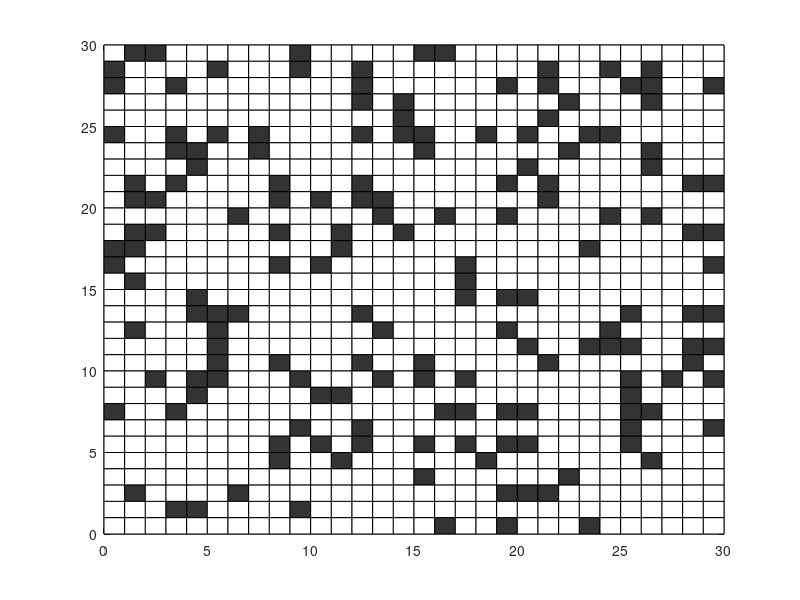

The MATLAB source for this figure: (Note: this script raises an error after producing the figure.)
clc
clear
close all
%% 1
load map.mat
%% 2
% G = readmatrix('map2.csv');
%% 3
% G= [         0 0 0 0 0 0 0 0 0 0 0 1 0 0 0 0 0 0 0 0
%              0 0 0 0 0 0 0 0 0 0 0 1 0 0 0 0 0 0 0 0
%              0 0 0 0 0 0 0 0 0 0 0 1 0 0 1 0 0 0 0 0
%              0 0 0 0 0 0 0 0 0 0 0 0 0 0 1 0 0 0 0 0
%              0 0 0 0 0 0 1 1 0 0 0 0 0 0 0 0 0 0 0 0
%              0 0 0 0 0 0 0 0 0 0 0 0 0 0 0 0 0 0 0 0
%              0 0 0 0 0 0 0 0 0 0 0 0 0 0 0 0 0 0 0 0
%              0 0 0 0 0 0 0 0 0 0 0 0 0 0 0 0 0 0 0 0
%              0 0 0 0 0 0 0 0 0 0 0 0 0 0 0 0 0 0 0 0
%              0 0 0 0 0 0 0 0 0 0 0 0 0 0 0 0 0 0 0 0
%              0 0 0 0 0 0 0 1 1 0 0 0 0 0 0 0 0 0 0 0 
%              0 0 0 0 0 0 0 1 1 0 0 0 1 1 1 1 0 0 0 0
%              0 0 0 0 0 0 0 1 1 0 0 0 1 1 1 1 0 0 0 0
%              0 0 0 0 0 0 0 0 0 0 0 0 1 1 1 1 0 0 0 0 
%              0 0 0 0 0 0 0 0 0 0 0 0 1 1 1 1 0 0 0 0 
%              0 0 0 0 0 0 0 0 0 0 0 0 0 0 0 0 0 0 0 0
%              0 0 0 0 0 1 0 0 0 0 0 0 0 0 0 0 0 0 0 0 
%              0 0 0 0 0 1 0 0 0 0 0 0 0 0 0 0 0 0 0 0 
%              0 0 0 0 0 1 0 0 0 0 0 0 0 0 0 0 0 0 0 0 
%              0 0 0 0 0 1 0 0 0 0 0 0 0 0 0 0 0 0 0 0 ] ;
%% 
MM = size(G,1);
Lgrid = 1;
m1 = MM;
n1 = MM;
h=rot90(abs(peaks(30)));%
start = [4,6];
 goal = [24,24];%

%% 初始化性能记录表
results = struct(...
    'Algorithm', {}, ...
    'Length',    {}, ...
    'Turns',     {}, ...
    'Time',      {});
%% 
figure(1);   
for i=1:MM
  for j=1:MM
  x1=(j-1)*Lgrid;y1=(MM-i)*Lgrid; 
  x2=j*Lgrid;y2=(MM-i)*Lgrid; 
  x3=j*Lgrid;y3=(MM-i+1)*Lgrid; 
  x4=(j-1)*Lgrid;y4=(MM-i+1)*Lgrid; 
    if G(i,j)==1 %栅格填充颜色，四个顶点坐标
        fill([x1,x2,x3,x4],[y1,y2,y3,y4],[0.2,0.2,0.2]); hold on %栅格为1，填充为黑色【R,G,B】
    else 
        fill([x1,x2,x3,x4],[y1,y2,y3,y4],[1,1,1]); hold on %栅格为0，填充为白色
    end 
  end 
end
axis([0,MM*Lgrid,0,MM*Lgrid]) 
grid on
%% G坐标转换
N = find(G==1);
for i = 1:size(N,1)
    xobs = mod(N(i),MM);
        if xobs ==0
            xobs = MM;
        end
    yobs = ceil(N(i)/MM);
    obs(i,1) = yobs;%30-xobs;
    obs(i,2) = MM-xobs+1;%yobs;a星识别的障碍物
end
obs_J = obs;
 start_node = [start(1), start(2)];%起点
target_node = [goal(1), goal(2)];%终点%%%%%%%%%%%%%%%%%%%%%%%%%%%%%%%%%%%%%%%%%换地图改这
%% 预处理
tic
% 初始化closeList
closeList = start_node;
closeList_path = {start_node,start_node};
closeList_cost = 0;
child_nodes = child_nodes_cal(start_node,  m1, n1, obs, closeList); %子节点搜索函数 

% 初始化openList
openList = child_nodes;
for i = 1:size(openList,1)
    openList_path{i,1} = openList(i,:);
    openList_path{i,2} = [start_node;openList(i,:)];%从初始点到第i个子节点
end

for i = 1:size(openList, 1)
    g = norm(start_node - openList(i,1:2));%norm求范数，返回最大奇异值；abs求绝对值
    h1 = abs(target_node(1) - openList(i,1)) + abs(target_node(2) - openList(i,2));
    %终点横坐标距离加纵坐标距离
    f = g + h1;
    openList_cost(i,:) = [g, h1, f];
end

%% 开始搜索
% 从openList开始搜索移动代价最小的节点
[~, min_idx] = min(openList_cost(:,3));%输出openlist_cost表中最小值的位置
parent_node = openList(min_idx,:);%父节点为代价最小节点


%% 进入循环
flag = 1;
while flag   
    
    % 找出父节点的忽略closeList的子节点
    child_nodes = child_nodes_cal(parent_node,  m1, n1, obs, closeList); 
    
    % 判断这些子节点是否在openList中，若在，则比较更新；没在则追加到openList中
    for i = 1:size(child_nodes,1)
        child_node = child_nodes(i,:);
        [in_flag,openList_idx] = ismember(child_node, openList, 'rows');%ismember函数表示子节点在open表中则返回1，判断flag,输出此子节点在openlist表中的位置
        g = openList_cost(min_idx, 1) + norm(parent_node - child_node);%按照新父节点计算此子节点的g,h值
        h1 = abs(child_node(1) - target_node(1)) + abs(child_node(2) - target_node(2));
        f = g+h1;
        
        if in_flag   % 若在，比较更新g和f        
            if g < openList_cost(openList_idx,1)
                openList_cost(openList_idx, 1) = g;%将openlist_cost表中第id个位置的第一个数更新为以新父节点计算的g值
                openList_cost(openList_idx, 3) = f;
                openList_path{openList_idx,2} = [openList_path{min_idx,2}; child_node];
            end
        else         % 若不在，追加到openList
            openList(end+1,:) = child_node;
            openList_cost(end+1, :) = [g, h1, f];
            openList_path{end+1, 1} = child_node;
            openList_path{end, 2} = [openList_path{min_idx,2}; child_node];
        end
    end
   
    
    % 从openList移除移动代价最小的节点到 closeList
    closeList(end+1,: ) =  openList(min_idx,:);
    closeList_cost(end+1,1) =   openList_cost(min_idx,3);
    closeList_path(end+1,:) = openList_path(min_idx,:);
    openList(min_idx,:) = [];%openlist表中已跳出的最小值位置设为空
    openList_cost(min_idx,:) = [];
    openList_path(min_idx,:) = [];
 
    % 重新搜索：从openList搜索移动代价最小的节点（重复步骤）
    [~, min_idx] = min(openList_cost(:,3));
    parent_node = openList(min_idx,:);
    
    % 判断是否搜索到终点
    if parent_node == target_node
        closeList(end+1,: ) =  openList(min_idx,:);
        closeList_cost(end+1,1) =   openList_cost(min_idx,1);
        closeList_path(end+1,:) = openList_path(min_idx,:);
        flag = 0;
    end
end
   Astar_time = toc; 
    
%% 画路径
path_opt = closeList_path{end,2};
path_opt0(:,1) = path_opt(:,1)-0.5;
path_opt0(:,2) = path_opt(:,2)-0.5;


% scatter(path_opt1(:,1), path_opt1(:,2), 'k');%绘制散点图
% plot(path_opt1(:,1), path_opt1(:,2), 'r');
% toc
  %% a星路径坐标转化栅格标号 
for i = 1:size(path_opt,1)
    Ntau(i,1) = MM*path_opt(i,2)-(path_opt(i,1)-1);%Ntau(i,1) = path_opt(i,1)+30*(path_opt(i,2)-1);
end
save dat Ntau
%% 初始化地图信息
%{
Xinitial = input('请输入初始点的X坐标：');
Yinitial = input('请输入初始点的Y坐标：');
%}
%%%%%%%%%%%%%%%%%%%%%%%%%%%%%%%%%%%%%%%%%%%%%%%%%%%%%%%%%%换地图改这
Xinitial = start(1)-0.5;
Yinitial = start(2)-0.5;
[initial,ij_initial]= modify(Xinitial,Yinitial,MM,Lgrid);
if max(ij_initial)>MM||G(ij_initial(1),ij_initial(2))==1
    error('初始点不能设在障碍物上或超出范围');
end
%{
Xdestination = input('请输入目标点的X坐标：');
Ydestination = input('请输入目标点的Y坐标：');
    %}
Xdestination = goal(1)-0.5;
Ydestination = goal(2)-0.5;
[destination,ij_destination]= modify(Xdestination,Ydestination,MM,Lgrid);
if max(ij_destination)>MM||G(ij_destination(1),ij_destination(2))==1
    error('目标点不能设在障碍物上或超出范围');
end
disp(destination)
disp(ij_destination)
%% 计算距离启发矩阵dis
dis = zeros(MM,MM);
for i=1:MM
  for j=1:MM
   x = (j-0.5)*Lgrid;
   y = (MM-i+0.5)*Lgrid;
   dis(i,j) = sqrt(sum(([x y]-destination).^2));%各栅格到终点的距离
  end
end
%% 计算距离转移矩阵D
D=zeros(MM^2,8);   %行号表示栅格标号，列号表示邻接的8个方向的栅格号
Dir = [-MM-1,-1,MM-1,MM,MM+1,1,1-MM,-MM];
 for i = 1:MM^2     %8方向转移距离矩阵初步构建
     Dirn = Dir+i;
     if G(i)==1
             D(i,:)=inf;
             continue
     end
         for j = 1:8
             if  Dirn(j)<=0||Dirn(j)>MM^2        %出界的情况，暂且为0
                 continue 
             end
             if G(Dirn(j))==1
                 D(i,j) = inf;
             elseif mod(j,2)==0         %偶数方向为上下左右方向
                 D(i,j) = 1;
             elseif j==1 %左上方向的情况，保证路线不会擦障碍物边沿走过
                 if (G(Dirn(2))==0||G(Dirn(8))==0)%垂直方向两个栅格有一不为障碍物就通行，%(G(Dirn(2))+G(Dirn(8))==0),垂直方向两个栅格均不为障碍物才通行
                   D(i,j) = 1.4; 
                 else
                   D(i,j) = inf;   
                 end
             elseif (Dirn(j-1)<=0||Dirn(j-1)>MM^2)||(Dirn(j+1)<=0||Dirn(j+1)>MM^2)%排除掉垂直方向的栅格出界的情况
                 continue
             elseif G(Dirn(j-1))==0||G(Dirn(j+1))==0 %G(Dirn(j-1))+G(Dirn(j+1))==0    %其余三个斜方向
                 D(i,j) = 1.4;
             else
                 D(i,j) = inf;
             end
         end
     
 end
 
%% 创造边界
 num = 1:MM^2;
 obs_up = find(mod(num,MM)==1);
 obs_up = obs_up(2:end-1);
 D(obs_up,[1,2,3])=inf;
 obs_down = find(mod(num,MM)==0);
 obs_down = obs_down(2:end-1);
 D(obs_down,[5,6,7])=inf;
 D(2:MM-1,[1,7,8]) = inf;
 D(MM^2-MM+2:MM^2-1,[3,4,5])=inf;
 D(1,[1,2,3,7,8])=inf;
 D(MM,[1,5,6,7,8])=inf;
 D(MM^2-MM+1,[1,2,3,4,5])=inf;
 D(MM^2,[3,4,5,6,7])=inf;
 %% 改进启发函数，距离矩阵
Eta_h = inf.*ones(MM^2,8);
    for i = 1:MM^2
        Dirn = Dir+i;
        for j = 1:8
            if  Dirn(j)<=0||Dirn(j)>MM^2        %出界的情况，暂且为0
                 continue 
            end
                x = ceil(Dirn(j)/MM)-0.5;
                y10 = mod(Dirn(j),MM);
                    if y10==0
                        y10 = MM;
                    end
                y = MM+0.5-y10;
                Eta_h(i,j) = sqrt(sum(([x y]-destination).^2));%各栅格到终点的距离
         end
    end
%% 改进启发函数，角度矩阵
Eta_omega = inf.*ones(MM^2,8);
    for i = 1:MM^2
        Dirn = Dir+i;
        for j = 1:8
            if  Dirn(j)<=0||Dirn(j)>MM^2        %出界的情况，暂且为0
                 continue 
            end
                a = D(i,j);%i~j距离
                b = dis(Dirn(j));%j~g距离
                c = dis(i);%i~j距离
                omega_b = acosd((a^2+c^2-b^2)/(2*a*c));%余弦定理求角度
                    if a+b==c
                        omega_b = 1;%0度时
                    elseif a+c==b
                        omega_b = 180;%直线180度时
                    end
                    omega_b = real(omega_b);%取实部
                        if omega_b==0%将最小角度设为1
                         omega_b = 1;
                        end
  
                Eta_omega(i,j) = omega_b;
        end
    end   
%% 改进启发函数，障碍物因子矩阵
Eta_obs = inf.*ones(MM^2,8);
 for i = 1:MM^2
        Dirn = Dir+i;
        for j = 1:8
            if  Dirn(j)<=0||Dirn(j)>MM^2||G(Dirn(j))==1        %出界的情况，暂且为0
                 continue 
            end
                Dirnn = Dir+Dirn(j);%i邻接栅格的周围8个栅格（邻接栅格）
                obs0 = 0.5;%障碍物因子初始设为0.5
                    for jn = 1:8
                        if Dirnn(jn)<=0||Dirnn(jn)>MM^2%出界的情况，暂且为0
                             continue 
                        end
                            if G(Dirnn(jn))==1
                                obs0 = obs0+1;%识别i邻接栅格的周围障碍物数量并加1
                            end
                    end
                Eta_obs(i,j) = obs0;
        end
 end
 %% 改进启发函数 %公式8、9
 katt = 0.1;
 gama_att = 0.5;
 Uatt = inf.*ones(MM^2,8);
 for i = 1:MM^2
     Dirn = Dir+i;
        for j = 1:8
            if  Dirn(j)<=0||Dirn(j)>MM^2||G(Dirn(j))==1        %出界的情况，暂且为0
                 continue 
            end
                Dirnn = Dir+Dirn(j);%i邻接栅格的周围8个栅格（邻接栅格）
                    for jn = 1:8
                        if Dirnn(jn)<=0||Dirnn(jn)>MM^2%出界的情况，暂且为0
                             continue 
                        end
                           
                             x = ceil(Dirn(j)/MM)-0.5;
                             y10 = mod(Dirn(j),MM);
                              if y10==0
                                 y10 = MM;
                              end
                             y = MM+0.5-y10;
                                d = sqrt(sum(([x y]-destination).^2));%各栅格到终点的距离
                                %uatt = 0.5 * katt* d ^ gama_att;
                                uatt = katt* d ^ (gama_att-1);
                           
                    end
                Uatt(i,j) = uatt;
        end
 end
%% %公式14
 Eta_hobs = inf.*ones(MM^2,8);
    for i = 1:MM^2
        Dirn = Dir+i;
        for j = 1:8
            if  Dirn(j)<=0||Dirn(j)>MM^2        %出界的情况，暂且为0
                 continue 
            end
                x = ceil(Dirn(j)/MM)-0.5;
                y10 = mod(Dirn(j),MM);
                    if y10==0
                        y10 = MM;
                    end
                y = MM+0.5-y10;
                ll0 = 1000;
                for iobs = 1 : size(obs,1) 
                    ll = sqrt((x - obs(iobs,1) ) ^2 + (y - obs(iobs,2) ) ^ 2);
                    if ll < ll0
                        ll0 = ll;
                    end
                       Eta_hobs(i,j) = ll0;
               end
        end
    end
%% 参数初始化
NC_max=100;m=30; t=8; Rho=0.3; Q=100; Omega=10; Mu=2; Lambda=2;
%% 坐标转化
tic;
[R_best,F_best,L_best,T_best,L_ave,Shortest_Route,Shortest_Length]=standard(D,initial,destination,dis,h,NC_max,m,t,Rho,Omega,Mu,Lambda,Q,G, ...
    MM,Lgrid,Eta_omega,Eta_obs,Eta_h,Uatt,Eta_hobs); %函数调用
ant_time=toc;
G = rot90(G,1);
% Shortest_Route1 = adjust(G,Shortest_Route);
P1_0 = coord(Shortest_Route,MM);
% P2_0 = coord(Shortest_Route1,MM);


%% obs_J
% obs=obs-0.5;
path = P1_0';
path_new = [path(1,1) path(1,2)]; % 当前点
P1 = [path(1,1) path(1,2)]; % 当前点

for i = 2:size(path,1)-1
    P2 = [path(i,1) path(i,2)]; % 下一点
    
    % 计算直线的方向向量
    v = P2 - P1;
    v_length = norm(v);
    v_hat = v / v_length; % 单位方向向量
    
    % 计算障碍物距离
    d_obs = inf;
    for i_obs = 1:size(obs,1)
        P = [obs(i_obs,1) - 0.5, obs(i_obs,2) - 0.5]; % 障碍物中心
        
        % 计算向量w = P - P1
        w = P - P1;
        
        % 计算投影长度
        proj_length = dot(w, v_hat);
        
        % 判断投影是否在线段上
        if proj_length < 0
            % 投影在P1之前，计算到P1的距离
            dist = norm(P - P1);
        elseif proj_length > v_length
            % 投影在P2之后，计算到P2的距离
            dist = norm(P - P2);
        else
            % 投影在线段上，计算垂直距离
            dist = norm(w - proj_length * v_hat);
        end
        
        if dist < d_obs
            d_obs = dist;
        end
    end
    
    if d_obs < 0.6 % 如穿过了障碍物
        path_new = [path_new; path(i-1,1) path(i-1,2)]; % 更新路径
        P1 = P2; % 更新当前点
    end
end

path_new = [path_new; path(end,1) path(end,2)];


%% 传统蚁群算法
tic;
[tf_R_best,tf_L_best,tf_Shortest_Route,tf_Shortest_Length]=tf_standard(D,initial,destination,dis,h,NC_max,m,MM,Lgrid);
tf_ant_time=toc;
% tf_Shortest_Route1 = adjust(G,tf_Shortest_Route);
tf_P1_0 = coord(tf_Shortest_Route,MM);
% tf_P2_0 = coord(tf_Shortest_Route1,MM);
tf_path = tf_P1_0';



%% 传统人工势场法
tic;
[apf_R_best,apf_L_best,apf_Shortest_Route,apf_Shortest_Length] = tf_apf(D,initial,destination,dis,h,NC_max,m,MM,Lgrid);
apf_time = toc;
apf_P1_0 = coord(apf_Shortest_Route,MM);
apf_path = apf_P1_0';



%% 文献1算法
tic;
[R_best_19,F_best_19,L_best_19,T_best_19,L_ave_19,Shortest_Route_19,Shortest_Length_19]=ant_19(D,initial,destination,dis,NC_max,m,MM,Lgrid); %函数调用
T_19=toc;
apf_P1_19 = coord(Shortest_Route_19,MM);
apf_path_19 = apf_P1_19';






%% 绘制找到的最优路径
figure(1);

% X = path1(:,1);
% Y = path1(:,2);
% plot(P1_0(1,:),P1_0(2,:),'-b','LineWidth',2);%P1路径
hold on;
% plot(P2_0(1,:),P2_0(2,:),'-r','LineWidth',1);%P2路径
path_new=[path_new;Xdestination,Ydestination];
%  load path_new1.mat
path_ant=plot(path_new(:,1),path_new(:,2),'-b','LineWidth',1);%剪枝后路径（本文改进的蚁群算法路径）

path_tfant=plot(tf_path(:,1),tf_path(:,2),'-g','LineWidth',1);%传统蚁群算法路径

% path_Astar=plot(path_opt0(:,1), path_opt0(:,2), '-r');%A星算法路径


path_apf=plot(apf_path(:,1), apf_path(:,2), '-m');%apf算法路径

path_19=plot(apf_path_19(:,1), apf_path_19(:,2), '-r');%文献算法路径

% legend([path_ant,path_tfant,path_Astar,path_apf],...
% {'改进的蚁群算法路径', '传统蚁群算法路径', 'A星算法路径','人工势场路径'});

legend([path_ant,path_tfant,path_apf,path_19],...
{'改进的蚁群算法路径', '传统蚁群算法路径','人工势场路径','文献1算法路径'});

% plot(X,Y,'-r','LineWidth',1);hold on%B之后路径
xlabel('x'); ylabel('y'); title('最佳路径');
grid on 

%% 绘制收敛曲线
% save L_best40 L_best
% save pathshiwu path1
figure(2); 
iter_ant=1:length(L_best);
iter_tf_ant=1:length(tf_L_best);
iter_19_ant=1:length(L_best_19);
hold on

ant_iter = plot(iter_ant,L_best,'-b','LineWidth', 1);
tf_ant_iter = plot(iter_tf_ant,tf_L_best,'-g','LineWidth', 1);
ant_iter_19 = plot(iter_19_ant,L_best_19,'-r','LineWidth', 1);

% legend([ant_iter,tf_ant_iter],...
% {'改进的蚁群算法路径迭代', '传统蚁群算法路径迭代'});

legend([ant_iter,tf_ant_iter,ant_iter_19],...
{'改进的蚁群算法路径迭代', '传统蚁群算法路径迭代','文献1路径迭代'});
xlabel('迭代次数'); ylabel('各代最佳路线的长度'); 

grid on;hold on




%%
% path_opt1=path_opt1';
% distance=0;
% for i = 1:size(path_opt1,2)-1
% dist = norm(path_opt1(:,i)-path_opt1(:,i+1));
% distance = distance +dist;
% end
[IACO_points]=turn_point(path_new);
[TACO_points]=turn_point(tf_path);
[a19_points]=turn_point(apf_path_19);
[APF_points]=turn_point(apf_path);
disp(['文献1路径长度:',num2str(L_best_19(end,1)) ,' APF路径长度：',num2str(apf_L_best(end,1)),' IACO路径长度：',num2str(L_best(end,1)),' TACO路径长度：',num2str(tf_L_best(end,1))])
     disp(['文献1拐点:',num2str(a19_points) ,' IACO拐点:',num2str(IACO_points), ' APF拐点:',num2str(APF_points) , ' TACO拐点:',num2str(TACO_points) ]);
